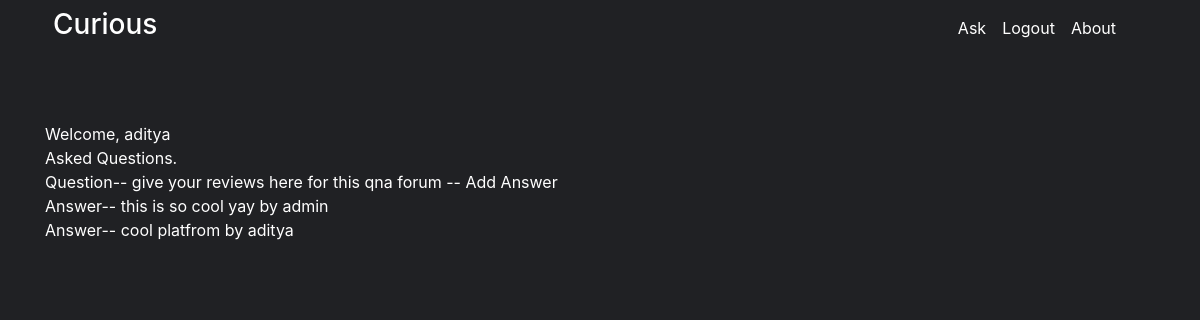
Screenshot of /core/question/8 (signed in) with the database file from the repository.
### core/models.py (models this page shows)
class User(AbstractUser):
    pass

### questans/models.py (models this page shows, shortened)
class Question1(models.Model):
    user = models.ForeignKey(settings.AUTH_USER_MODEL, on_delete=models.CASCADE, null=True, blank=True)
    title = models.TextField()
    group = models.ForeignKey('QuestionGroups', on_delete=models.CASCADE, null=True, blank=True)
    created_on = models.DateTimeField(auto_now=True)
    updated_on = models.DateTimeField(auto_now_add=True)
    slug = models.SlugField()
    objects = models.Manager()

class Answers(models.Model):
    user = models.ForeignKey(settings.AUTH_USER_MODEL, on_delete=models.CASCADE)
    question = models.ForeignKey(Question1, on_delete=models.CASCADE)
    answer_text = models.TextField()
    is_anonymous = models.BooleanField(default=False)
    objects = models.Manager()
    likes = models.ManyToManyField(settings.AUTH_USER_MODEL, related_name="user_likes")

### core/views.py (the view)
# urls.py: path('question/<int:pk>',QuestionSingleView.as_view(),name='question-single-view'),
class QuestionSingleView(FormView):
    @method_decorator(csrf_exempt)
    def dispatch(self, request, *args, **kwargs):
        return super(QuestionSingleView, self).dispatch(request, *args, **kwargs)
    def get(self,request,pk):
        if request.user.is_anonymous:
            redirect(reverse('login-view'))
        qs=Question1.objects.filter(id=pk)
        qn_qs=Answers.objects.filter(question=qs[0])
        content={}
        content['ques']=qs[0]
        content['ans']=qn_qs
        return render(request,'questionsingle.html',content)

### templates/questionsingle.html
{% extends "base.html" %}
{% block content %}
<br>
Welcome,
{{request.user.username}}
<br />
Asked Questions.
<br />
Question-- <a href="../../core/question/{{ques.id}}">{{ ques.title }}</a> <a href="../../core/answer/{{ques.id}}"> Add Answer</a>
<br>
{% for y in ans %}
Answer--
{{ y.answer_text }} by {{ y.user.username }}
<br>
{% endfor %}
{% endblock %}

### templates/base.html (style rules this page uses)
body { text-align: justify; background-color: #202124; color: white; }
.container a { color: white; text-decoration: none; }

### rows the page displays
User: user.username "aditya"
Question1: title "give your reviews here for this qna forum --"
Answers: answer_text "this is so cool yay", user.username "admin"
Answers: answer_text "cool platfrom", user.username "aditya"
